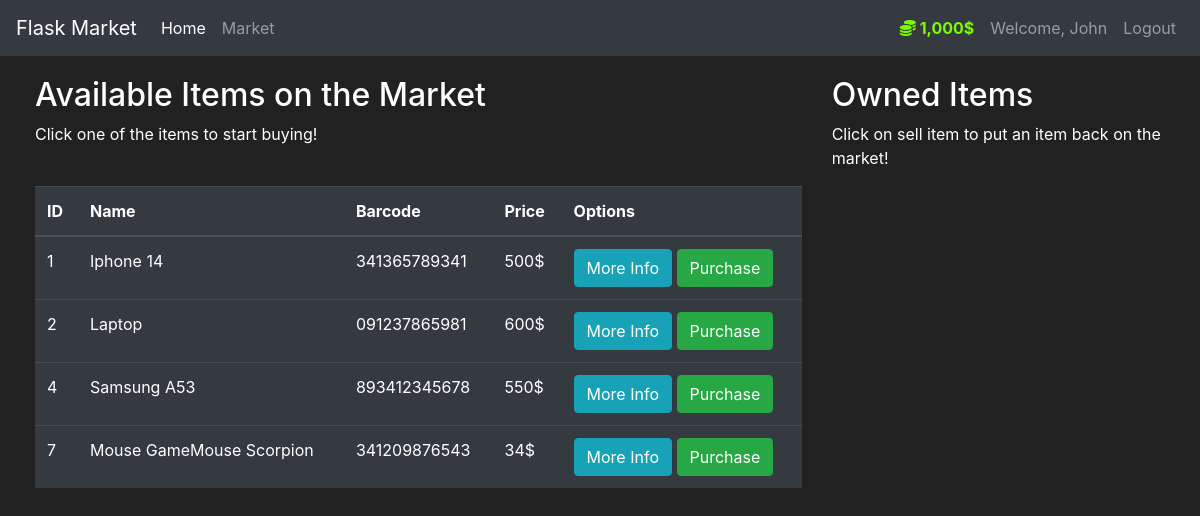
Page /market (signed in) on the committed database.
### market/models.py (models this page shows, shortened)
class User(db.Model, UserMixin):
    id = db.Column(db.Integer(),primary_key=True)
    userName = db.Column(db.String(length=30),nullable=False,unique=True)
    email_address = db.Column(db.String(length=50),nullable=False,unique=True)
    password_hash = db.Column(db.String(length=60),nullable=False)
    budget = db.Column (db.Integer(),nullable=False, default=1000)
    items = db.relationship('Item', backref='owned_user', lazy=True)
    @property
    def prettier_budget(self):
        if len(str(self.budget)) >= 4:
            return f"{str(self.budget)[:-3]},{str(self.budget)[-3:]}$"
        else:
            return f"{self.budget}$"
    @property
    def password(self):
        return self.password

class Item(db.Model):
    id = db.Column(db.Integer(), primary_key=True)
    name = db.Column(db.String(length=30), nullable=False, unique=True)
    price = db.Column(db.Integer(), nullable=False)
    barcode = db.Column(db.String(length=12),nullable=False, unique=True)
    description = db.Column(db.String(length=1024), nullable=False, unique=True)
    owner = db.Column(db.Integer(),db.ForeignKey('user.id'))

### market/routes.py (the view, shortened to what this page needs)
@app.route('/market', methods=['GET','POST'])
@login_required
def market_page():
    purchase_form = PurchaseItemForm()
    selling_form = SellItemForm()
    """ if purchase_form.validate_on_submit():

        #print(purchase_form.__dict__) # return dict of purchasing items
        # <input id="submit" name="submit" type="submit" value="Purchase Item">
        print(request.form.get['purchased_item']) # return ipnut tag html code -> represend it in modals file like an hidden
 """
    if request.method == "GET":
        items = Item.query.filter_by(owner=None)
        owned_items = Item.query.filter_by(owner=current_user.id) # grab items by ID of user because you create relatioship with user_id
        return render_template('market.html',items=items, purchase_form=purchase_form, owned_items=owned_items, selling_form=selling_form)

### market/models.py (called while the page is built)
@login_manager.user_loader # contain UserMixin - methods that must pass before its loaded
def load_user(user_id):
    return User.query.get(int(user_id))

### market/templates/market.html (shortened to what this page needs)
{% extends 'base.html' %}
{% block content %}
<div class="row" style="margin-top: 20px; margin-left: 20px;">
    <div class="col-8">
        <h2>Available Items on the Market</h2>
        <p>Click one of the items to start buying!</p>
        <br>
        <table class="table table-hover table-dark">
            <thead>
                <tr>
                    <th scope="col">ID</th>
                    <th scope="col">Name</th>
                    <th scope="col">Barcode</th>
                    <th scope="col">Price</th>
                    <th scope="col">Options</th>
                </tr>
            </thead>
            <tbody>
                    {% for item in items %}
                    <tr>
                        <td>{{item.id}}</td>
                        <td>{{item.name}}</td>
                        <td>{{item.barcode}}</td>
                        <td>{{item.price}}$</td>
                        <td>
                            <button class="btn btn-outline btn-info" data-toggle="modal" data-target="#Modal-MoreInfo-{{item.id}}">More Info</button>
                            <button class="btn btn-outline btn-success" data-toggle="modal" data-target="#Modal-PurchaseConfirm-{{ item.id }}">Purchase</button>
                        </td>
                    </tr>
                    {% endfor %}
            </tbody>
        </table>
    </div>
    <div class="col-4">
        <h2>Owned Items</h2>
        <p>Click on sell item to put an item back on the market!</p>
        <br>
    </div>
</div>
{% endblock %}

### market/templates/base.html (shortened to what this page needs)
<!doctype html>
<html lang="en">
   <head>
      <link rel="stylesheet" href="https://cdn.jsdelivr.net/npm/bootstrap@4.5.3/dist/css/bootstrap.min.css">
   </head>
   <body>
      <nav class="navbar navbar-expand-md navbar-dark bg-dark">
        <a class="navbar-brand" href="{{url_for('home_page')}}">Flask Market</a>
        <div class="collapse navbar-collapse" id="navbarNav">
            <ul class="navbar-nav mr-auto">
                <li class="nav-item active">
                    <a class="nav-link" href="{{url_for('home_page')}}">Home <span class="sr-only">(current)</span></a>
                </li>
                <li class="nav-item">
                    <a class="nav-link" href="{{url_for('market_page')}}">Market</a>
                </li>
            </ul>
            {% if current_user.is_authenticated %}
            <ul class="navbar-nav">
                <li class="nav-item">
                    <a class="nav-link" style="color: lawngreen; font-weight: bold;">
                        <i class="fas fa-coins"></i>
                        {{current_user.prettier_budget}}
                    </a>
                </li>
                <li class="nav-item">
                    <a class="nav-link" >Welcome, {{current_user.userName}}</a>
                </li>
                <li class="nav-item">
                    <a class="nav-link" href="{{url_for('logout_page')}}">Logout</a>
                </li>
            </ul>
            {% endif %}
        </div>
      </nav>
      {% block content %}
      {% endblock %}
   </body>
</html>

### market/templates/base.html (style rules this page uses)
body { background-color: #212121; color: white }

### rows in the picture
User: prettier_budget "1,000$", userName "John"
Item: id "1", name "Iphone 14", barcode "341365789341", price "500"
Item: id "2", name "Laptop", barcode "091237865981", price "600"
Item: id "4", name "Samsung A53", barcode "893412345678", price "550"
Item: id "7", name "Mouse GameMouse Scorpion", barcode "341209876543", price "34"
